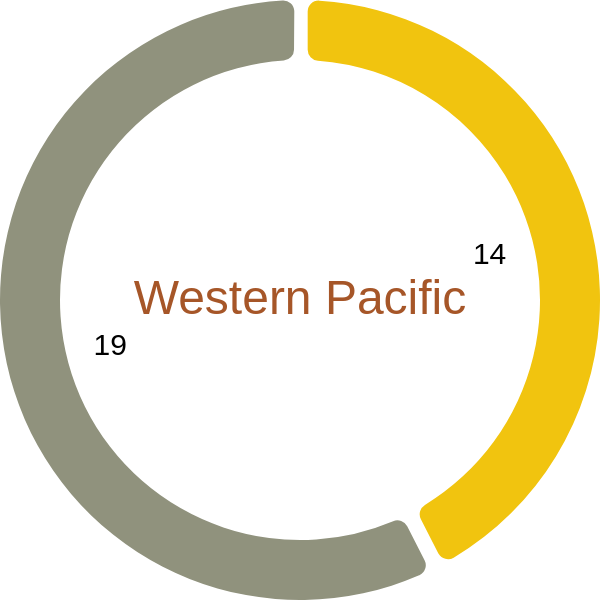

Write a Vega-Lite specification for this figure.
### Vega specification from a JSON file in a GitHub repository (floating-point values rounded to 4 significant figures)
{"$schema": "https://vega.github.io/schema/vega/v5.json", "description": "Donut Chart of Development Status in Western Pacific", "width": 300, "height": 300, "autosize": "none", "signals": [{"name": "startAngle", "value": 0}, {"name": "endAngle", "value": 6.29}, {"name": "padAngle", "value": 0.04}, {"name": "innerRadius", "value": 120}, {"name": "cornerRadius", "value": 5.5}, {"name": "sort", "value": false}], "data": [{"name": "table", "values": [{"Region": "Developed", "Total_cases": 14}, {"Region": "Developing", "Total_cases": 19}], "transform": [{"type": "pie", "field": "Total_cases", "startAngle": {"signal": "startAngle"}, "endAngle": {"signal": "endAngle"}, "sort": {"signal": "sort"}}]}], "scales": [{"name": "color", "type": "ordinal", "domain": {"data": "table", "field": "Region"}, "range": ["#F1C40F", "#90927d"]}], "marks": [{"type": "arc", "from": {"data": "table"}, "encode": {"enter": {"fill": {"scale": "color", "field": "Region"}, "x": {"signal": "width / 2"}, "y": {"signal": "height / 2"}}, "update": {"startAngle": {"field": "startAngle"}, "endAngle": {"field": "endAngle"}, "padAngle": {"signal": "padAngle"}, "innerRadius": {"signal": "innerRadius"}, "outerRadius": {"signal": "width / 2"}, "cornerRadius": {"signal": "cornerRadius"}}}}, {"name": "mark_id", "type": "text", "from": {"data": "table"}, "encode": {"enter": {"text": {"signal": "if(datum['endAngle'] - datum['startAngle'] < 0.3, '', datum['Total_cases'])"}, "x": {"signal": "width / 2"}, "y": {"signal": "height / 2"}, "radius": {"signal": "width / 2 * 0.65"}, "theta": {"signal": "(datum['startAngle'] + datum['endAngle']) / 2"}, "fill": {"value": "black"}, "fontSize": {"value": 15}, "align": {"value": "center"}, "baseline": {"value": "middle"}}}}, {"type": "text", "encode": {"enter": {"x": {"signal": "width / 2"}, "y": {"signal": "height / 2"}, "text": {"value": "Western Pacific"}, "fontSize": {"value": 24}, "align": {"value": "center"}, "baseline": {"value": "middle"}, "fill": {"value": "#a65628"}}}}]}
